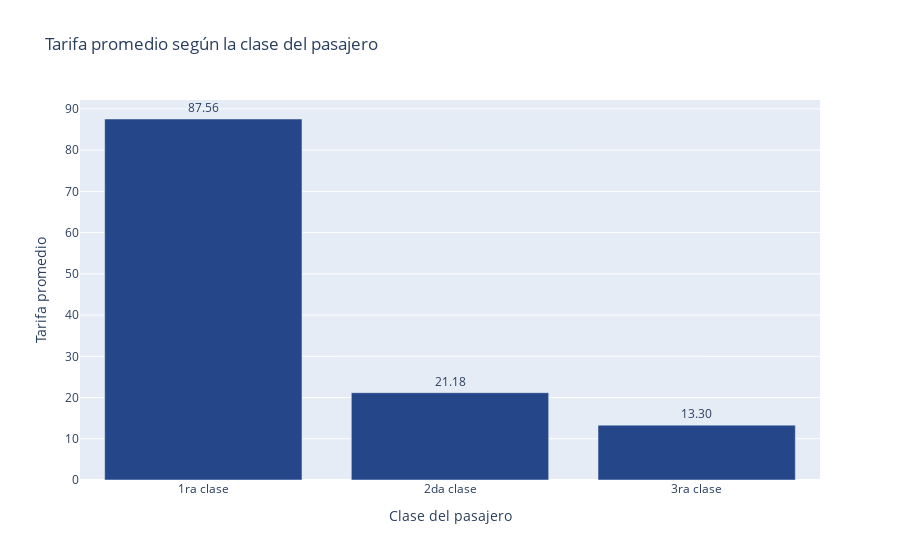

Write notebook code for a chart like this one.
### Code cell
tarifa_promedio = copia_df.groupby('Pclass_categoric')['Fare'].mean().reset_index()

fig = px.bar(
    tarifa_promedio,
    x='Pclass_categoric',
    y='Fare',
    labels={'Pclass_categoric':'Clase del pasajero', 'Fare':'Tarifa promedio'},
    title='Tarifa promedio según la clase del pasajero',
    text='Fare',
    color_discrete_sequence=["#25478A"]
)


fig.update_traces(texttemplate='%{text:.2f}', textposition='outside')
fig.show()

### Figure 1 — Plotly figure (JSON) as saved in the notebook; plotly's stock layout.template omitted (floating-point values rounded to 4 significant figures)
{"data": [{"alignmentgroup": "True", "hovertemplate": "Clase del pasajero=%{x}<br>Tarifa promedio=%{text}<extra></extra>", "legendgroup": "", "marker": {"color": "#25478A", "pattern": {"shape": ""}}, "name": "", "offsetgroup": "", "orientation": "v", "showlegend": false, "text": [87.56, 21.18, 13.3], "textposition": "outside", "texttemplate": "%{text:.2f}", "type": "bar", "x": ["1ra clase", "2da clase", "3ra clase"], "xaxis": "x", "y": [87.56, 21.18, 13.3], "yaxis": "y"}], "layout": {"barmode": "relative", "legend": {"tracegroupgap": 0}, "title": {"text": "Tarifa promedio según la clase del pasajero"}, "xaxis": {"anchor": "y", "domain": [0, 1], "title": {"text": "Clase del pasajero"}}, "yaxis": {"anchor": "x", "domain": [0, 1], "title": {"text": "Tarifa promedio"}}}}
